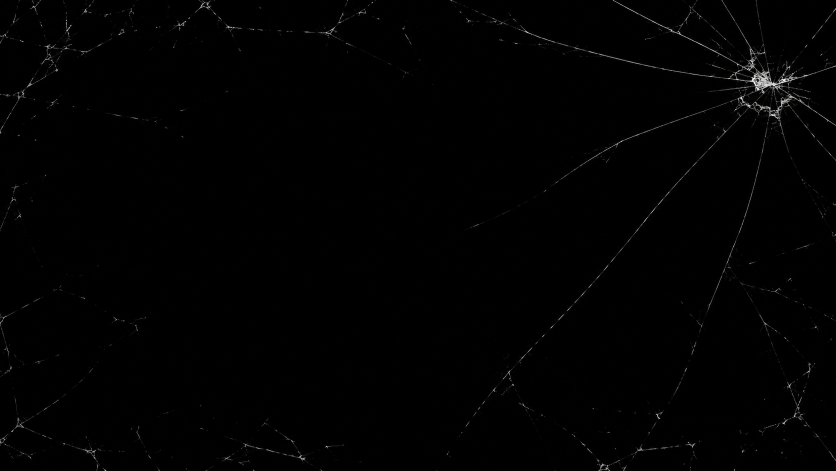
#> input picture assets/images/items/crack_stage_2.png, 1672 x 941 px (shown at 1/2 size); its folder holds only this picture in this run
$ python resize_items.py
#> lines starting #> are read from the running program, lines starting #| are printed output that depends on the picture
"""
将 assets/images/items/ 下所有 PNG 等比缩放到最长边 <= 128px，
输出到同层级 items2/ 目录。保留 RGBA 透明通道，使用 LANCZOS 重采样。
小于 128 的图不放大，仅原样复制（保持像素艺术清晰度）。
"""
from pathlib import Path
from PIL import Image

SRC = Path(r"E:/game_dev/godot/godot-shards-of-me/assets/images/items")
DST = Path(r"E:/game_dev/godot/godot-shards-of-me/assets/images/items2")
MAX_SIDE = 128

DST.mkdir(parents=True, exist_ok=True)

for png in sorted(SRC.glob("*.png")):
    with Image.open(png) as im:
#> im is the input picture: PIL image 1672x941 RGB; mean R, G, B 1.5, 1.4, 1.4
        im.load()
        w, h = im.size
#> w = 1672; h = 941
        long_side = max(w, h)
#> long_side = 1672
        if long_side <= MAX_SIDE:
            # 已经在限制内，原样保存
            im.save(DST / png.name)
            print(f"[keep] {png.name}  {w}x{h}")
            continue
        scale = MAX_SIDE / long_side
#> scale = 0.0766
        new_size = (max(1, round(w * scale)), max(1, round(h * scale)))
#> new_size = (128, 72)
        # RGBA 模式下 LANCZOS 既保细节又不撕透明边
        if im.mode != "RGBA":
            im = im.convert("RGBA")
#> im: PIL image 1672x941 RGBA
        resized = im.resize(new_size, Image.LANCZOS)
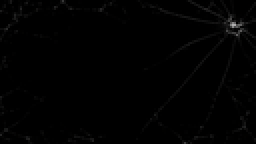
#> resized: PIL image 128x72 RGBA (shown 2 times larger); mean R, G, B, A 1.5, 1.5, 1.5, 255
        resized.save(DST / png.name)
        print(f"[resize] {png.name}  {w}x{h} -> {new_size[0]}x{new_size[1]}")
#| [resize] crack_stage_2.png  1672x941 -> 128x72

print("done.")

$ run again, on assets/images/items/crack_stage_3.png
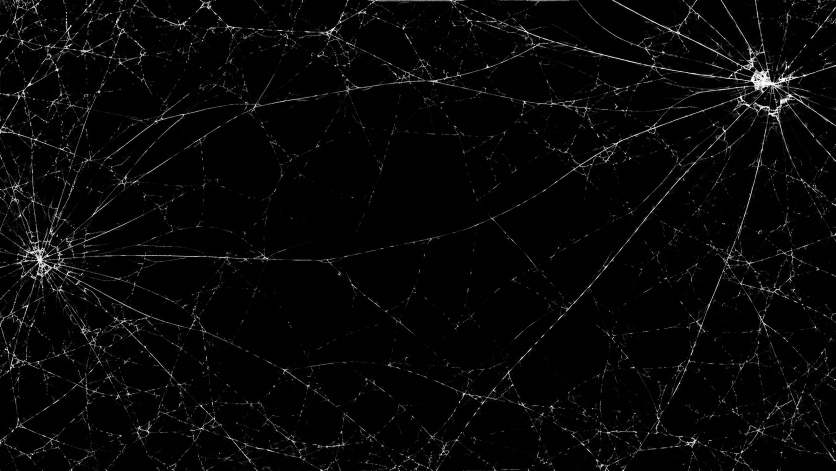
#> input picture assets/images/items/crack_stage_3.png, 1672 x 941 px (shown at 1/2 size)
#> im is the input picture: PIL image 1672x941 RGB; mean R, G, B 7.7, 7.6, 7.5
#> im: PIL image 1672x941 RGBA
#> `resized = im.resize(new_size, Image.LANCZOS)`:
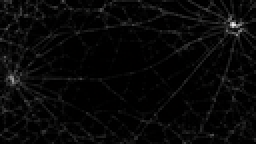
#> resized: PIL image 128x72 RGBA (shown 2 times larger); mean R, G, B, A 8.1, 8, 7.9, 255
#| [resize] crack_stage_3.png  1672x941 -> 128x72
